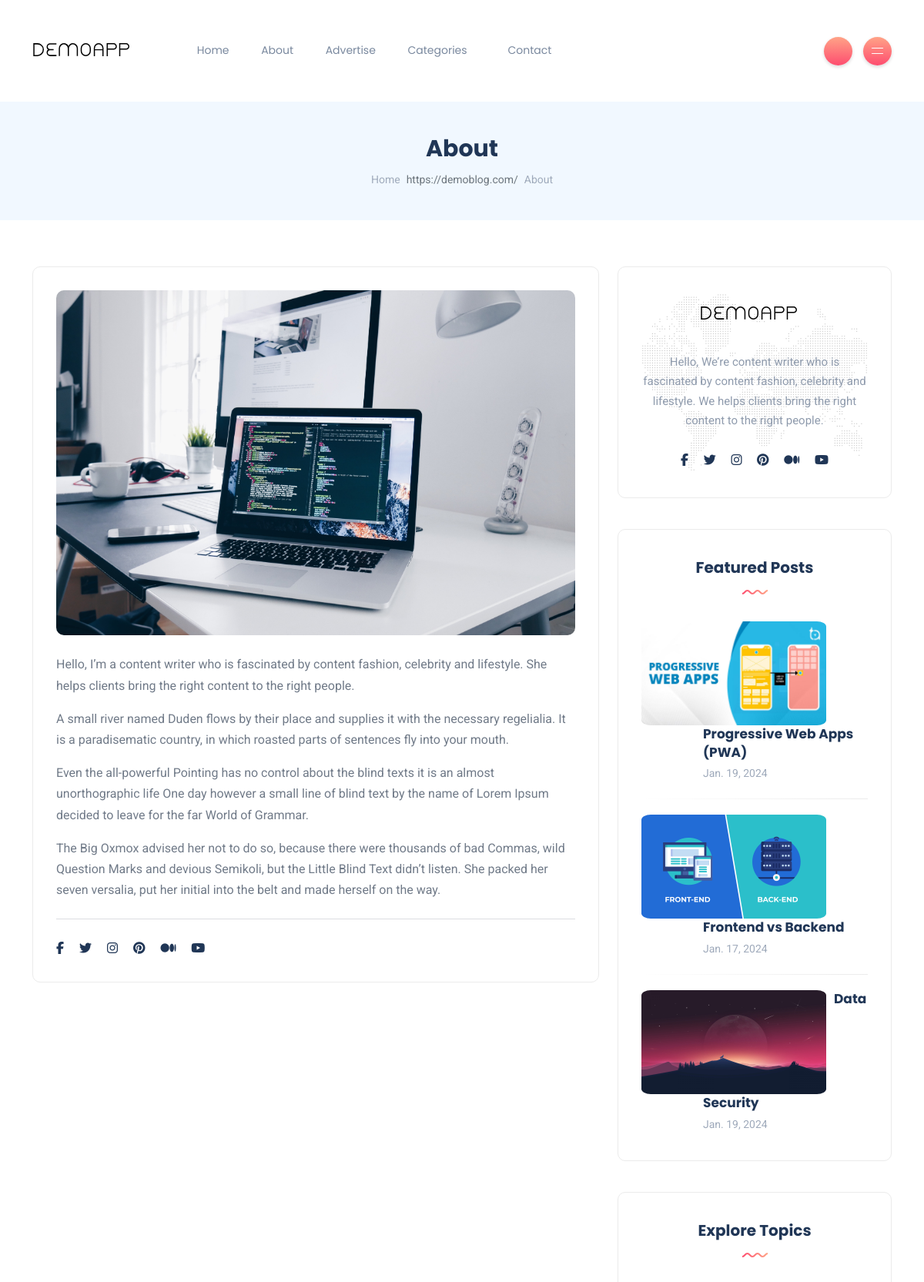
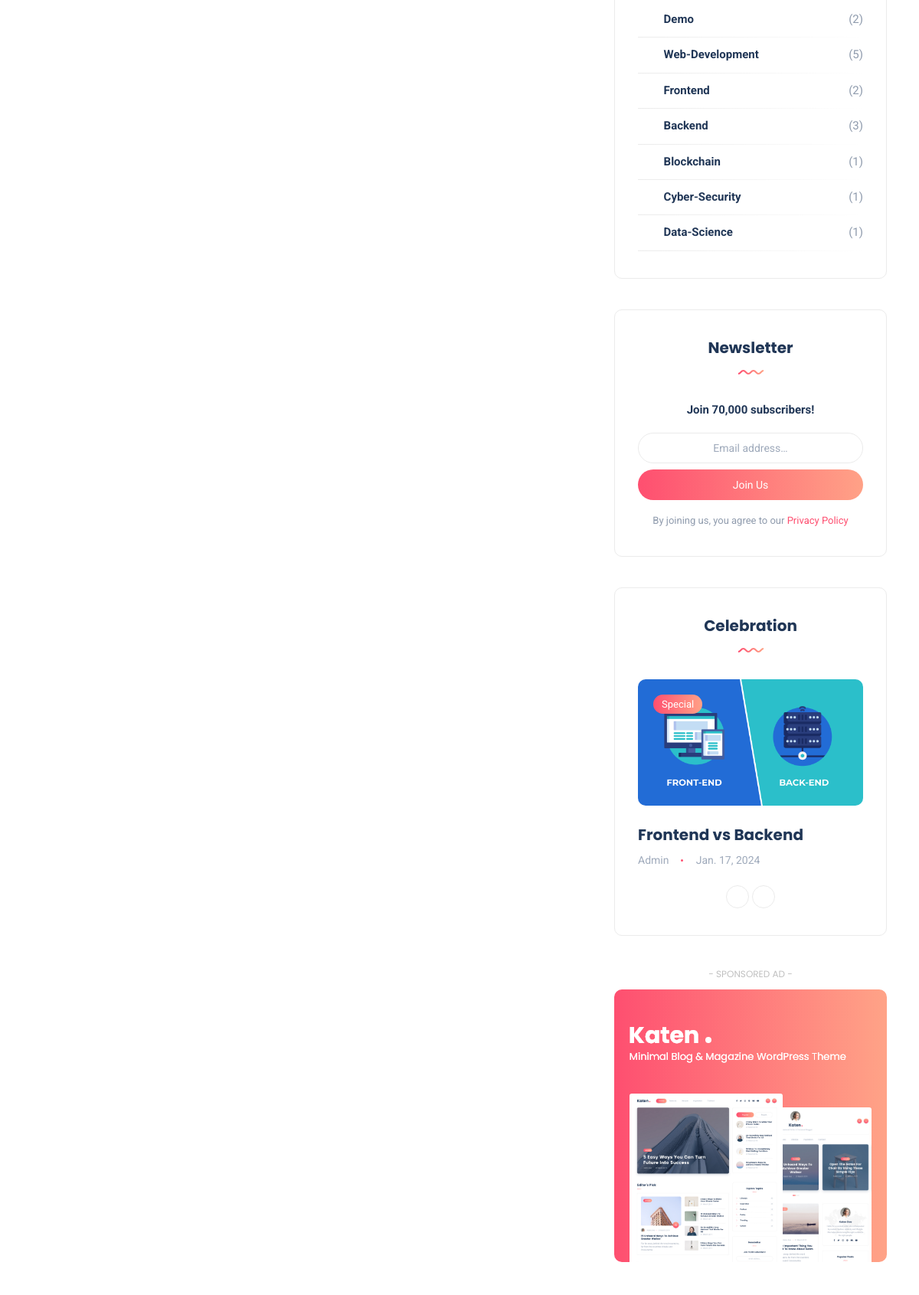
/about (upper part), run on the app's committed database (2 pictures, top to bottom).
### blog/models.py (models this page shows, shortened)
class Post(models.Model):
    STATUS = (
        ('0', 'Draft'),
        ('1', 'Publish')
    )
    SECTION = (
        ('Popular', 'Popular'),
        ('Editors_Pick', 'Editors_Pick'),
        ('Trending', 'Trending'),
        ('Inspiration', 'Inspiration'),
    )
    title = models.CharField(max_length=255)
    content = RichTextUploadingField()
    thumbnail = models.ImageField(upload_to='featured_image/%Y/%m/%d/')
    category = models.ForeignKey(Category, on_delete=models.CASCADE)
    tags = TaggableManager()
    author = models.CharField(max_length=255)
    slug = models.CharField(max_length=255)
    date = models.DateField(auto_now_add=True)
    time = models.DateTimeField(auto_now_add=True)
    status = models.CharField(choices=STATUS, max_length=150)
    section = models.CharField(choices=SECTION, max_length=255)

class Category(models.Model):
    name = models.CharField(max_length=150)
    class Meta:
        verbose_name_plural = "categories"

### DemoApp/views.py (the view)
# urls.py: path('about', views.About, name='About'),
def About(request):
    categories = Category.objects.all()
    random_posts = Post.objects.filter(status='1').order_by('?')[:3]
    featured_posts = Post.objects.filter(status='1').order_by('?')[:3]
    return render(request, 'about.html', {'categories': categories, 'random_posts': random_posts, 'featured_posts': featured_posts})

### templates/about.html (shortened to what this page needs)
{% extends "base.html" %}
{% block aboutactive %} active {% endblock aboutactive %}
{% block body %}
<section class="page-header">
    <div class="container-xl">
        <div class="text-center">
            <h1 class="mt-0 mb-2">About</h1>
            <nav aria-label="breadcrumb">
                <ol class="breadcrumb justify-content-center mb-0">
                    <li class="breadcrumb-item"><a href="#">Home</a></li>
                    <li class="breadcrumb-item active" aria-current="page">About</li>
                </ol>
            </nav>
        </div>
    </div>
</section>
<section class="main-content">
    <div class="container-xl">
        <div class="row gy-4">
            <div class="col-lg-8">
                <div class="page-content bordered rounded padding-30">
                    <img src="static/images/about.jpg" alt="Admin" class="rounded mb-4" />
                    <p>Hello, I’m a content writer who is fascinated by content fashion, celebrity and lifestyle. She helps clients bring the right content to the right people.</p>
                    <p>A small river named Duden flows by their place and supplies it with the necessary regelialia. It is a paradisematic country, in which roasted parts of sentences fly into your mouth.</p>
                    <p>Even the all-powerful Pointing has no control about the blind texts it is an almost unorthographic life One day however a small line of blind text by the name of Lorem Ipsum decided to leave for the far World of Grammar.</p>
                    <p>The Big Oxmox advised her not to do so, because there were thousands of bad Commas, wild Question Marks and devious Semikoli, but the Little Blind Text didn’t listen. She packed her seven versalia, put her initial into the belt and made herself on the way.</p>
                    <hr class="my-4" />
                    <ul class="social-icons list-unstyled list-inline mb-0">
                        <li class="list-inline-item"><a href="#"><i class="fab fa-facebook-f"></i></a></li>
                        <li class="list-inline-item"><a href="#"><i class="fab fa-twitter"></i></a></li>
                        <li class="list-inline-item"><a href="#"><i class="fab fa-instagram"></i></a></li>
                        <li class="list-inline-item"><a href="#"><i class="fab fa-pinterest"></i></a></li>
                        <li class="list-inline-item"><a href="#"><i class="fab fa-medium"></i></a></li>
                        <li class="list-inline-item"><a href="#"><i class="fab fa-youtube"></i></a></li>
                    </ul>
                </div>
            </div>
            <div class="col-lg-4">
                <div class="sidebar">
                    <div class="widget rounded">
                        <div class="widget-about data-bg-image text-center" data-bg-image="static/images/map-bg.png">
                            <img src="static/images/download.svg" alt="logo" class="mb-4" />
                            <p class="mb-4">Hello, We’re content writer who is fascinated by content fashion, celebrity and lifestyle. We helps clients bring the right content to the right people.</p>
                            <ul class="social-icons list-unstyled list-inline mb-0">
                                <li class="list-inline-item"><a href="#"><i class="fab fa-facebook-f"></i></a></li>
                                <li class="list-inline-item"><a href="#"><i class="fab fa-twitter"></i></a></li>
                                <li class="list-inline-item"><a href="#"><i class="fab fa-instagram"></i></a></li>
                                <li class="list-inline-item"><a href="#"><i class="fab fa-pinterest"></i></a></li>
                                <li class="list-inline-item"><a href="#"><i class="fab fa-medium"></i></a></li>
                                <li class="list-inline-item"><a href="#"><i class="fab fa-youtube"></i></a></li>
                            </ul>
                        </div>
                    </div>
                    <div class="widget rounded">
                        <div class="widget-header text-center">
                            <h3 class="widget-title">Featured Posts</h3>
                            <img src="static/images/wave.svg" class="wave" alt="wave" />
                        </div>
                        <div class="widget-content">
                            {% for post in featured_posts %}
                                <div class="post post-list-sm circle">
                                    <div class="thumb circle">
                                        <a href="/blog/{{post.slug}}">
                                            <div class="inner">
                                                <img src="{{post.thumbnail.url}}" alt="{{post.title}}" />
                                            </div>
                                        </a>
                                    </div>
                                    <div class="details clearfix">
                                        <h6 class="post-title my-0"><a href="/blog/{{post.slug}}">{{post.title}}</a></h6>
                                        <ul class="meta list-inline mt-1 mb-0">
                                            <li class="list-inline-item">{{post.date}}</li>
                                        </ul>
                                    </div>
                                </div>
                            {% endfor %}
                        </div>
                    </div>
                    <div class="widget rounded">
                        <div class="widget-header text-center">
                            <h3 class="widget-title">Explore Topics</h3>
                            <img src="static/images/wave.svg" class="wave" alt="wave" />
                        </div>
                        <div class="widget-content">
                            <ul class="list">
                                {% for category in categories %}
                                    <li><a href="{% url 'category_posts' category_name=category.name %}">{{category.name}}</a><span>({{ category.post_set.count }})</span></li>
                                {% endfor %}
                            </ul>
                        </div>
                    </div>
                    <div class="widget rounded">
                        <div class="widget-header text-center">
                            <h3 class="widget-title">Newsletter</h3>
                            <img src="static/images/wave.svg" class="wave" alt="wave" />
                        </div>
                        <div class="widget-content">
                            <span class="newsletter-headline text-center mb-3">Join 70,000 subscribers!</span>
                            <form>
                                <div class="mb-2">
                                    <input class="form-control w-100 text-center" placeholder="Email address…" type="email">
                                </div>
                                <button class="btn btn-default btn-full" type="submit">Join Us</button>
                            </form>
                            <span class="newsletter-privacy text-center mt-3">By joining us, you agree to our <a href="#">Privacy Policy</a></span>
                        </div>
                    </div>
                    <div class="widget rounded">
                        <div class="widget-header text-center">
                            <h3 class="widget-title">Celebration</h3>
                            <img src="static/images/wave.svg" class="wave" alt="wave" />
                        </div>
                        <div class="widget-content">
                            <div class="post-carousel-widget">
                                {% for post in random_posts %}
                                    <div class="post post-carousel">
                                        <div class="thumb rounded">
                                            <a href="" class="category-badge position-absolute">Special</a>
                                            <a href="/blog/{{post.slug}}">
                                                <div class="inner">
                                                    <img src="{{post.thumbnail.url}}" alt="post-title" />
                                                </div>
                                            </a>
                                        </div>
                                        <h5 class="post-title mb-0 mt-4"><a href="blog-single.html">{{post.title}}</a></h5>
                                        <ul class="meta list-inline mt-2 mb-0">
                                            <li class="list-inline-item"><a href="#">{{post.author}}</a></li>
                                            <li class="list-inline-item">{{post.date}}</li>
                                        </ul>
                                    </div>
                                {% endfor %}
                            </div>
                            <div class="slick-arrows-bot">
                                <button type="button" data-role="none" class="carousel-botNav-prev slick-custom-buttons" aria-label="Previous"><i class="icon-arrow-left"></i></button>
                                <button type="button" data-role="none" class="carousel-botNav-next slick-custom-buttons" aria-label="Next"><i class="icon-arrow-right"></i></button>
                            </div>
                        </div>
                    </div>
                    <div class="widget no-container rounded text-md-center">
                        <span class="ads-title">- Sponsored Ad -</span>
                        <a href="#" class="widget-ads">
                            <img src="static/images/ads/ad-360.png" alt="Advertisement" />
                        </a>
                    </div>
                </div>
            </div>
        </div>
    </div>
</section>
{% endblock body %}

### templates/base.html (shortened to what this page needs)
<!DOCTYPE html>
<html lang="en-US">
<head>
    {% load static %}
    <link rel="stylesheet" href="{% static "css/bootstrap.min.css" %}" type="text/css" media="all">
    <link rel="stylesheet" href="{% static "css/all.min.css" %}" type="text/css" media="all">
    <link rel="stylesheet" href="{% static "css/slick.css" %}" type="text/css" media="all">
    <link rel="stylesheet" href="{% static "css/simple-line-icons.css" %}" type="text/css" media="all">
    <link rel="stylesheet" href="{% static "css/style.css" %}" type="text/css" media="all">
</head>
<body>
<div class="site-wrapper">
	<header class="header-default">
		<nav class="navbar navbar-expand-lg">
			<div class="container-xl">
				<a class="navbar-brand" href="/"><img src="{% static "images/download.svg" %}" alt="logo" /></a>
				<div class="collapse navbar-collapse">
					<ul class="navbar-nav mr-auto">
						<li class="nav-item {% block homeactive %}{% endblock homeactive %}">
							<a class="nav-link" href="/">Home</a>
						</li>
						<li class="nav-item">
							<a class="nav-link {% block aboutactive %}{% endblock aboutactive %}" href="about">About</a>
						</li>
						<li class="nav-item">
							<a class="nav-link" href="category.html">Advertise</a>
						</li>
						<li class="nav-item dropdown">
							<a class="nav-link dropdown-toggle" href="#">Categories</a>
						</li>
						<li class="nav-item">
							<a class="nav-link {% block contactactive %}{% endblock contactactive %}" href="contact">Contact</a>
						</li>
					</ul>
				</div>
				<div class="header-right">
					<div class="header-buttons">
							<button class="search icon-button">
								<i class="icon-magnifier"></i>
							</button>
							<button class="burger-menu icon-button">
								<span class="burger-icon"></span>
							</button>
					</div>
				</div>
			</div>
		</nav>
	</header>
{% block body %}
{% endblock body %}
</div>
</body>
</html>

### data on the page
Post: thumbnail (picture), title "Progressive Web Apps (PWA)", date "Jan. 19, 2024"
Post: thumbnail (picture), title "Frontend vs Backend", date "Jan. 17, 2024", author "Admin"
Post: thumbnail (picture), title "Data Security", date "Jan. 19, 2024"
Category: name "Demo", post_set.count "2"
Category: name "Web-Development", post_set.count "5"
Category: name "Frontend", post_set.count "2"
Category: name "Backend", post_set.count "3"
Category: name "Blockchain", post_set.count "1"
Category: name "Cyber-Security", post_set.count "1"
Category: name "Data-Science", post_set.count "1"
